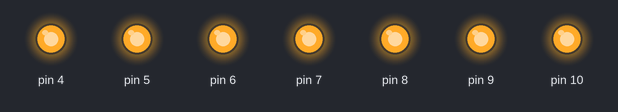
The sketch below on a simulated Arduino Uno, built with avr-gcc and run on an emulated ATmega328P. On the bench: output pins drawn as LEDs (lit = HIGH).

Above: at 0.5 s.
At 3.5 s:
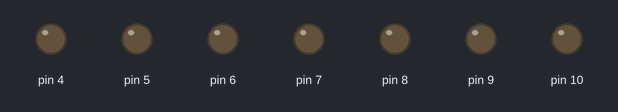
Timing chart, 0 to 4.6 s (numbered marks = the images above):
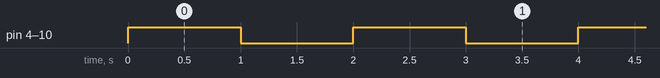

The sketch:

03-7LED.ino
```cpp
void setup() {
  pinMode(4, OUTPUT);
  pinMode(5, OUTPUT);
  pinMode(6, OUTPUT);
  pinMode(7, OUTPUT);
  pinMode(8, OUTPUT);
  pinMode(9, OUTPUT);
  pinMode(10, OUTPUT);
}

void loop() {
  //4~10까지의 핀에 연결된 LED를 켠다.
  digitalWrite(4, HIGH);
  digitalWrite(5, HIGH);
  digitalWrite(6, HIGH);
  digitalWrite(7, HIGH);
  digitalWrite(8, HIGH);
  digitalWrite(9, HIGH);
  digitalWrite(10, HIGH);

  delay(1000); //1초 쉰다.

  //4~10까지의 핀에 연결된 LED를 끈다.
  digitalWrite(4, LOW);
  digitalWrite(5, LOW);
  digitalWrite(6, LOW);
  digitalWrite(7, LOW);
  digitalWrite(8, LOW);
  digitalWrite(9, LOW);
  digitalWrite(10, LOW);

  delay(1000); //1초 쉰다.
}
```

Measured:
- by itself, pin 4–10: alternates HIGH for 1.0 s and LOW for 1.0 s
